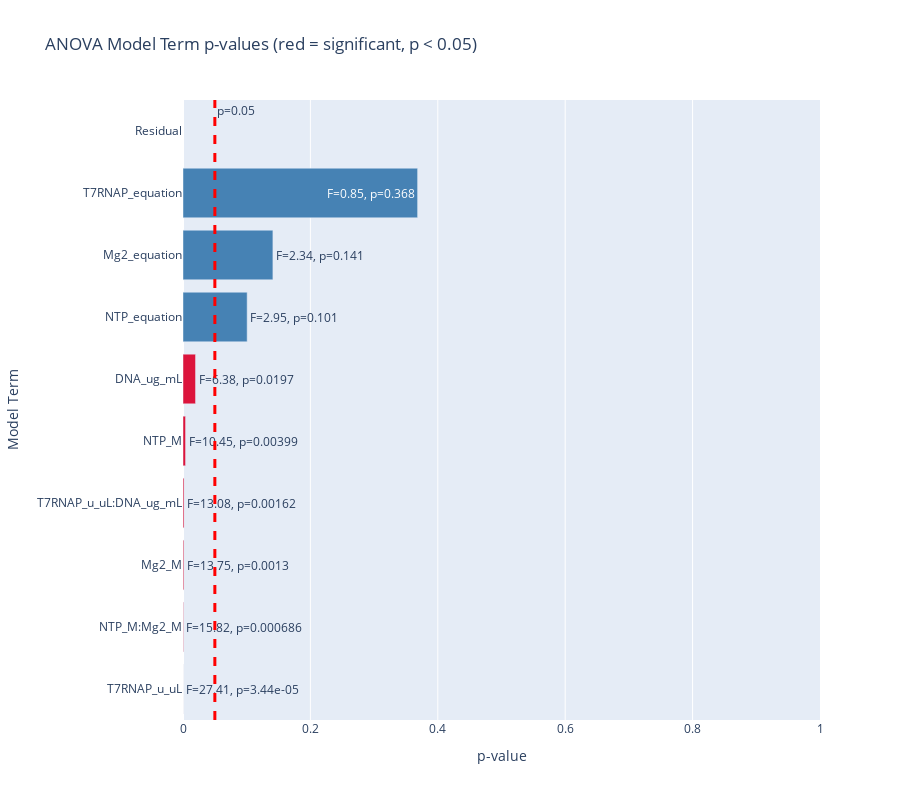

The cell this chart's notebook holds for it:
### Code cell
ntp = experimental_conditions[schema.IVTReactionSchema.NTP_M.value].values.ravel()
ntp_equation = -6211.270 * ntp**2 + 452.617 * ntp**1 + -1.803 * ntp**0
t7_rnap = experimental_conditions[
    schema.IVTReactionSchema.T7RNAP_u_uL.value
].values.ravel()
t7_rnap_equation = 0.000 * t7_rnap**2 - 0.011 * t7_rnap + 3.138 * t7_rnap**0
mg2 = experimental_conditions[schema.IVTReactionSchema.Mg2_M.value].values.ravel()
mg2_equation = -2194.313 * mg2**2 + 264.660 * mg2 + -1.711 * mg2**0
# Use descriptive variable names
anova_data = pd.DataFrame(
    data={
        "RNA_Yield": response.values.ravel(),
        "NTP_M": experimental_conditions[X_columns[0]].values.ravel(),
        "T7RNAP_u_uL": experimental_conditions[X_columns[1]].values.ravel(),
        "DNA_ug_mL": experimental_conditions[X_columns[2]].values.ravel(),
        "Mg2_M": experimental_conditions[X_columns[3]].values.ravel(),
        "NTP_equation": ntp_equation,
        "T7RNAP_equation": t7_rnap_equation,
        "Mg2_equation": mg2_equation,
    }
)

# Build formula with all main effects and all interaction effects (up to 5-way)
formula = "RNA_Yield ~ NTP_M + T7RNAP_u_uL + Mg2_M + NTP_M * Mg2_M + T7RNAP_u_uL * DNA_ug_mL + NTP_equation + T7RNAP_equation + Mg2_equation"

lm = ols(formula=formula, data=anova_data).fit()

# Show full model summary
print(lm.summary())

# ANOVA table
anova_results = anova_lm(lm)
print("\nANOVA Table:")
print(anova_results)

# Extract p-values and F-statistics
anova_results = anova_results.reset_index().rename(columns={"index": "Term"})
anova_results["Significant"] = anova_results["PR(>F)"] < 0.05

# Plot p-values for all terms
fig = go.Figure(
    data=[
        go.Bar(
            y=anova_results["Term"],
            x=anova_results["PR(>F)"],
            orientation="h",
            marker_color=[
                "crimson" if sig else "steelblue"
                for sig in anova_results["Significant"]
            ],
            text=[
                f"F={fval:.2f}, p={pval:.3g}"
                for fval, pval in zip(anova_results["F"], anova_results["PR(>F)"])
            ],
            hoverinfo="text",
        )
    ]
)

fig.add_vline(
    x=0.05,
    line_width=3,
    line_dash="dash",
    line_color="red",
    annotation_text="p=0.05",
    annotation_position="top right",
)
fig.update_xaxes(title="p-value", range=[0, 1])
fig.update_yaxes(title="Model Term")
fig.update_layout(
    barmode="stack",
    title_text="ANOVA Model Term p-values (red = significant, p < 0.05)",
    yaxis={"categoryorder": "total ascending"},
    height=800,
)

### Figure 1 — Plotly figure (JSON) as saved in the notebook; plotly's stock layout.template omitted (floating-point values rounded to 4 significant figures)
{"data": [{"hoverinfo": "text", "marker": {"color": ["crimson", "crimson", "crimson", "crimson", "crimson", "crimson", "steelblue", "steelblue", "steelblue", "steelblue"]}, "orientation": "h", "text": ["F=10.45, p=0.00399", "F=27.41, p=3.44e-05", "F=13.75, p=0.0013", "F=15.82, p=0.000686", "F=6.38, p=0.0197", "F=13.08, p=0.00162", "F=2.95, p=0.101", "F=0.85, p=0.368", "F=2.34, p=0.141", "F=nan, p=nan"], "type": "bar", "x": [0.003991, 3.441e-05, 0.001301, 0.0006859, 0.01967, 0.001621, 0.1007, 0.3683, 0.1411, NaN], "y": ["NTP_M", "T7RNAP_u_uL", "Mg2_M", "NTP_M:Mg2_M", "DNA_ug_mL", "T7RNAP_u_uL:DNA_ug_mL", "NTP_equation", "T7RNAP_equation", "Mg2_equation", "Residual"]}], "layout": {"annotations": [{"showarrow": false, "text": "p=0.05", "x": 0.05, "xanchor": "left", "xref": "x", "y": 1, "yanchor": "top", "yref": "y domain"}], "barmode": "stack", "height": 800, "shapes": [{"line": {"color": "red", "dash": "dash", "width": 3}, "type": "line", "x0": 0.05, "x1": 0.05, "xref": "x", "y0": 0, "y1": 1, "yref": "y domain"}], "title": {"text": "ANOVA Model Term p-values (red = significant, p < 0.05)"}, "xaxis": {"range": [0, 1], "title": {"text": "p-value"}}, "yaxis": {"categoryorder": "total ascending", "title": {"text": "Model Term"}}}}
